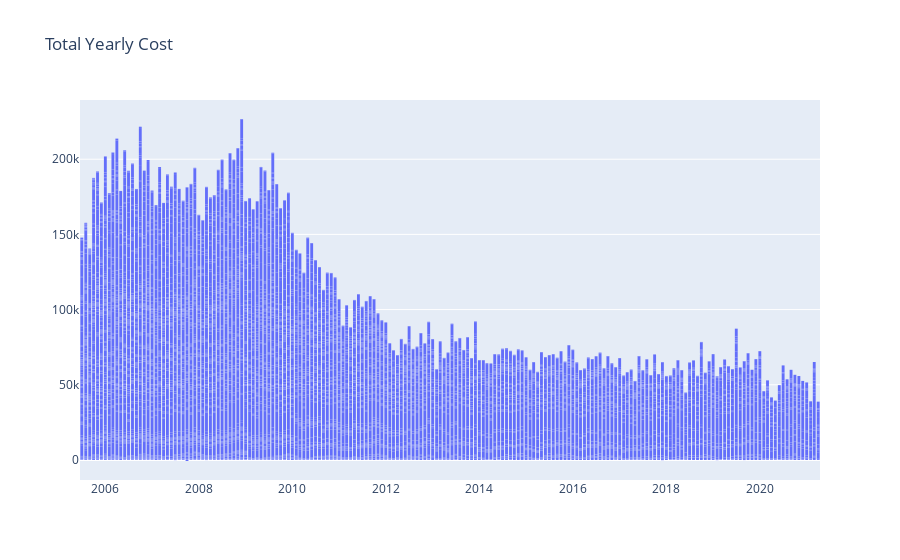

Write notebook code for a chart like this one.
### Code cell
fig = go.Figure(
   data=[
       go.Bar(
           x=df_monthyear_s['Month_Year'],
           y=df_monthyear_s['Amount']
       )
   ],
   layout=go.Layout(
       title='Total Month Year Cost'
   )
)
#pyo.plot(fig)
fig.update_traces(marker_line_width=0)
#fig.update_xaxes(rangeslider_visible=True)
fig.show()

### Figure 1 — Plotly figure (JSON) as saved in the notebook; plotly's stock layout.template omitted (floating-point values rounded to 4 significant figures; data arrays with more than 128 entries replaced by an {"elided": "..."} marker saying what was removed)
{"data": [{"marker": {"line": {"width": 0}}, "type": "bar", "x": {"elided": "17840 str values"}, "y": {"elided": "17840 float values"}}], "layout": {"title": {"text": "Total Yearly Cost"}}}
